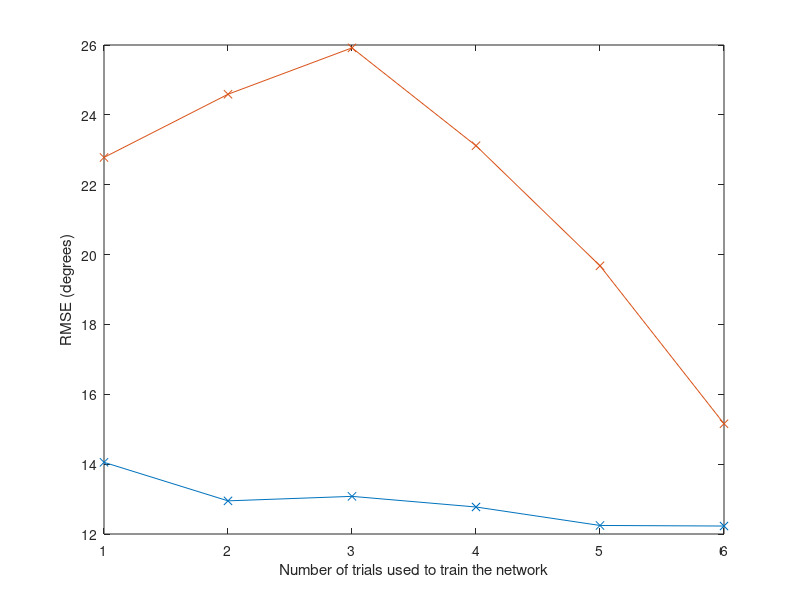

This chart was generated by the following MATLAB code: (Note: this script raises an error after producing the figure.)
x = [1;2;3;4;5;6];
RMSE_e = [22.7808; 24.58975; 25.91825; 23.11625; 19.679; 15.15675];
CC_e = [0.82781; 0.84455; 0.84684; 0.86058; 0.89826; 0.91403];
R2_e = [-0.30747; -0.34894; -0.61245; -0.02905; 0.44857; 0.7358];

RMSE_s = [14.0525; 12.949; 13.07775; 12.77325; 12.2445; 12.22825];
CC_s = [0.923098; 0.930523; 0.931248; 0.933403; 0.936163; 0.93623];
R2_s = [0.811595; 0.843773; 0.820645; 0.834565; 0.844515; 0.867753];

figure, plot(x,RMSE_s,'-x', x,RMSE_e,'-x');
 xlabel('Number of trials used to train the network');
 ylabel('RMSE (degrees)');
 h = legend('Shoulder','Elbow',2);
 set(h,'Location','SouthEast')
 
%  figure, plot(x,CC_s, x,CC_e);
%  xlabel('Number of trials used to train the network');
%  ylabel('CC (degrees)');
%  h = legend('Shoulder','Elbow',2);
%  set(h,'Location','SouthEast')
 
 figure, plot(x,R2_s, '-x', x,R2_e, '-x');
 xlabel('Number of trials used to train the network');
 ylabel('R2 (degrees)');
 h = legend('Shoulder','Elbow',2);
 set(h,'Location','SouthEast')